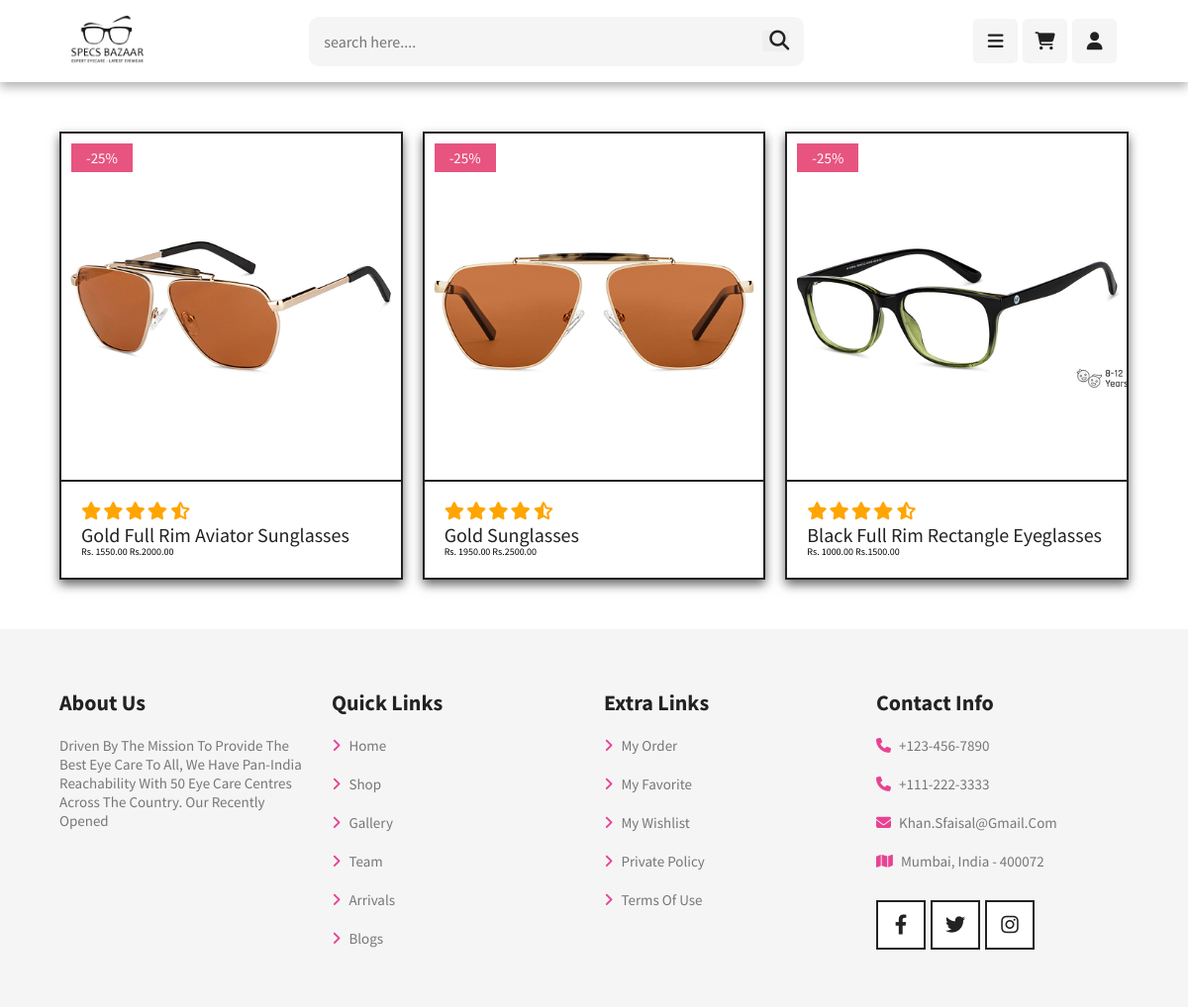
/Deals.php, run on the app's committed database.
### tables this page shows
CREATE TABLE `products` (
  `id` int(20) NOT NULL,
  `product_code` varchar(10) NOT NULL,
  `title` varchar(255) NOT NULL,
  `publisher` varchar(255) NOT NULL,
  `description` varchar(255) NOT NULL,
  `price` decimal(10,2) NOT NULL,
  `brand` varchar(255) NOT NULL,
  `color` varchar(255) NOT NULL,
  `discounted_price` decimal(10,2) NOT NULL,
  `discount` int(20) NOT NULL,
  `image_name` varchar(255) NOT NULL,
  `category_id` int(80) NOT NULL,
  `new_arrival` varchar(255) NOT NULL,
  `featured` varchar(80) NOT NULL,
  `popular` varchar(80) NOT NULL,
  `active` varchar(80) NOT NULL,
  `recommend` varchar(255) NOT NULL,
  `banner` varchar(20) NOT NULL
);

### Deals.php (the view, shortened to what this page needs)
<?php include 'config/conn.php';?>
<!DOCTYPE html>
<html>
<head>
	<link rel="stylesheet" href="https://cdnjs.cloudflare.com/ajax/libs/font-awesome/6.1.1/css/all.min.css">
	<link rel="stylesheet" href="https://unpkg.com/swiper@8/swiper-bundle.min.css" />
	<link rel="stylesheet" href="https://unpkg.com/swiper/swiper-bundle.min.css" />
	<link rel="stylesheet" href="https://cdnjs.cloudflare.com/ajax/libs/lightgallery-js/1.4.0/css/lightgallery.min.css">
	<link rel="stylesheet" href="css/style.css">
</head>
<body>
<header class="header">
	<a href="index.php" class="logo"><img src="images/logo.jpg" alt=""></a>
	<form action="productSearch.php" method="get" class="search-form">
		<input type="search" name="search" placeholder="search here...." id="search-box">
		<button type="submit"><label for="search-box" class="fas fa-search"></label></button>
	</form>
	<div class="icons">
		<div id="menu-btn" class="fas fa-bars"></div>
		<div herf="#" class="fas fa-shopping-cart" id="cart-btn"></div>
		<div class="fas fa-user" id="use"></div>
	</div>
</header>
<section class="popular" id="popular">
	<div class="box">
    <?php
    $sql = "SELECT * FROM products WHERE banner='YES'";
            $res = mysqli_query($conn, $sql);
            $count = mysqli_num_rows($res);
            if($count>0)
            {
                while($row= mysqli_fetch_assoc($res))
                {
                    $id=$row['id'];
                    $title=$row['title'];
                    $price=$row['price'];
                    $discounted_price=$row['discounted_price'];
                    $image_name=$row['image_name'];
    ?>
			<div class="mainbox">
				<a href="<?php echo SITEURL;?>detail.php?id=<?php echo $id;?>">
				<div class="images">
					<span class="discount">-25%</span>
					<img src="<?php echo SITEURL;?>images/products/<?php echo $image_name;?>" alt="">
				</div>
				<div class="content">
					<div class="stars">
						<i class="fas fa-star"></i>
						<i class="fas fa-star"></i>
						<i class="fas fa-star"></i>
						<i class="fas fa-star"></i>
						<i class="fas fa-star-half-alt"></i>
					</div>
					<p><?php echo $title; ?></p>
					<div class="price">Rs. <?php echo $discounted_price ?> <span>Rs.<?php echo $price; ?></span></div>
				</div>
			</a>
			</div>
    <?php
        }
            }else{
                ?>
                    <h1>No Products Found</h1>
                <?php
            }
            ?>
</div>
</section>
<?php include 'partials/footer.php';?>

### css/style.css (style rules this page uses)
* { font-family: 'Source Sans Pro', sans-serif; margin: 0; padding: 0; -webkit-box-sizing: border-box; box-sizing: border-box; outline: none; border: none; text-decoration: none; text-transform: capitalize; transition: all .2s linear; }
html { font-size: 62.5%; overflow-x: hidden; scroll-behavior: smooth; scroll-padding-top: 6rem; }
section { padding: 5rem 5%; }
.header { padding:1.5rem 6%; background: #fff; box-shadow: 0 .5rem 1rem rgba(0,0,0,.1); display: flex; align-items: center; justify-content: space-between; position: sticky; top:0; left:0; right:0; -webkit-box-shadow: 0 0.5rem 1rem rgba(0, 0, 0, 0.3); box-shadow: 0 0.5rem 1rem rgba(0, 0, 0, 0.3); z-index: 1000; }
.logo img { height: 5rem; }
.search-form { height: 5rem; width: 50rem; border-radius: 1rem; background: #f5f5f5; display: flex; align-items: center; padding: 0 1.5rem; }
.search-form input { width: 100%; background: none; font-size: 1.6rem; color: #777; text-transform: none; }
.search-form label { font-size: 2rem; margin-left: .7rem; color: #222; cursor: pointer; }
.header .icons a, .header .icons div { height: 4.5rem; width: 4.5rem; line-height: 4.5rem; text-align: center; background: #f5f5f5; color: #222; cursor: pointer; font-size: 1.8rem; margin-left: .3rem; border-radius: .5rem; }
.popular .box { display: -ms-grid; display: grid; -ms-grid-columns: (minmax(30rem, 2fr))[auto-fit]; grid-template-columns: repeat(auto-fit, minmax(30rem, 2fr)); gap: 2rem; }
.popular .box .mainbox { border: 0.2rem solid #222; background: #fff; -webkit-box-shadow: 0 0.5rem 1rem rgba(0, 0, 0, 0.6); box-shadow: 0 .5rem 1rem rgba(0,0,0,.6); cursor: pointer; }
.box .mainbox .images { height: 35rem; width: 100%; position: relative; overflow: hidden; }
.box .mainbox .images .discount { position: absolute; top: 1rem; left: 1rem; padding: .5rem 1.5rem; font-size: 1.5rem; color: #fff; background: #E75480; z-index: 10; }
.images img { height: 100%; width: 100%; -o-object-fit: cover; object-fit: cover; }
.box .mainbox .images .icons a { height: 5rem; width: 5rem; line-height: 4.5rem; font-size: 2rem; background: #fff; color: #222; border: .2rem solid #222; -webkit-box-shadow: 0 0.5rem 1rem rgba(0, 0, 0, 0.3); box-shadow: 0 .5rem 1rem rgba(0,0,0,.3); margin-bottom: 1rem; text-align: center; display: block; }
.box .mainbox .content { padding: 2rem; border-top: .2rem solid #222; }
.box .mainbox .content .stars { padding-bottom: .5rem; }
.box .mainbox .content .stars i { font-size: 1.8rem; color: #FFA500; }
.box .mainbox .content p { font-size: 2rem; color: #222; line-height: 2rem; }

### data on the page
products: image_name (picture), title "Gold Full Rim Aviator Sunglasses", discounted_price "1550.00", price "2000.00"
products: image_name (picture), title "Gold Sunglasses", discounted_price "1950.00", price "2500.00"
products: image_name (picture), title "Black Full Rim Rectangle Eyeglasses", discounted_price "1000.00", price "1500.00"
